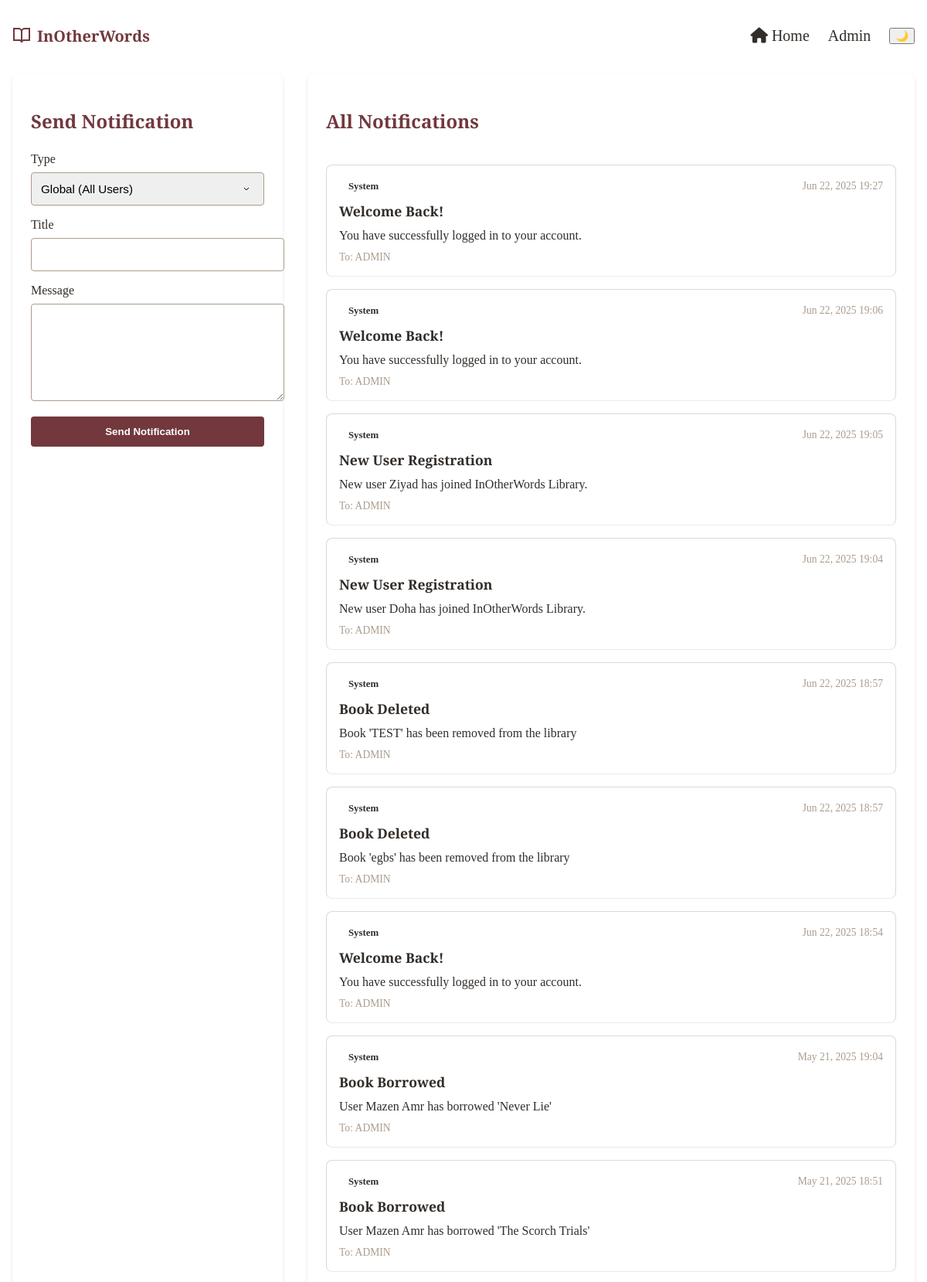
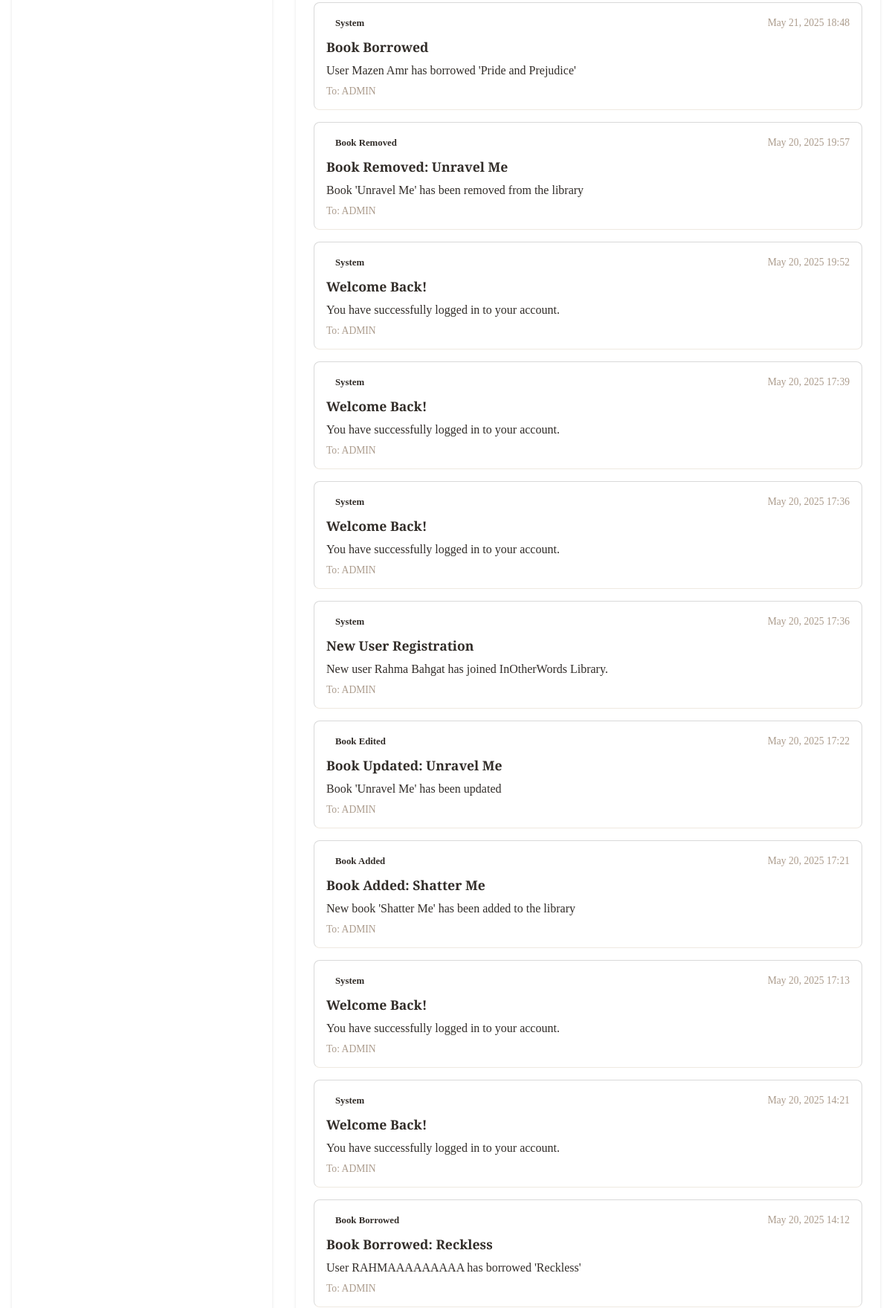
Screenshot of /library-admin/notifications/ (signed in, upper part) with the database file from the repository (2 pictures, top to bottom).
### books/models.py (models this page shows, shortened)
class Notification(models.Model):
    NOTIFICATION_TYPES = [
        ('personal', 'Personal'),
        ('global', 'Global'),
        ('system', 'System'),
        ('book_added', 'Book Added'),
        ('book_edited', 'Book Edited'),
        ('book_removed', 'Book Removed'),
        ('book_borrowed', 'Book Borrowed'),
        ('book_returned', 'Book Returned'),
    ]
    recipient = models.ForeignKey(User, on_delete=models.CASCADE, related_name='notifications_received', null=True, blank=True)
    sender = models.ForeignKey(User, on_delete=models.SET_NULL, related_name='notifications_sent', null=True, blank=True)
    title = models.CharField(max_length=200)
    message = models.TextField()
    notification_type = models.CharField(max_length=20, choices=NOTIFICATION_TYPES)
    created_at = models.DateTimeField(auto_now_add=True)
    is_read = models.BooleanField(default=False)
    related_book = models.ForeignKey('Book', on_delete=models.SET_NULL, null=True, blank=True)
    class Meta:
        ordering = ['-created_at']

### books/views_notifications.py (the view, shortened to what this page needs)
# urls.py: path('library-admin/notifications/', admin_notifications, name='admin-notifications'),
@user_passes_test(is_admin)
def admin_notifications(request):
    notifications = Notification.objects.filter(
        Q(sender=request.user) |  # Notifications sent by this admin
        Q(recipient=request.user) |  # Notifications received by this admin
        Q(notification_type__in=['book_added', 'book_edited', 'book_removed', 'book_borrowed', 'book_returned'])  # Book-related notifications
    ).order_by('-created_at')
    unread_count = notifications.filter(is_read=False).count()
    notifications.filter(is_read=False).update(is_read=True)
    users = User.objects.filter(is_staff=False)  # Get non-staff users for recipient selection
    return render(request, 'notifications-admin.html', {
        'notifications': notifications,
        'unread_notifications_count': unread_count,
        'users': users
    })

### books/views_notifications.py (called while the page is built)
def is_admin(user):
    return user.is_staff

### Templates/notifications-admin.html (shortened to what this page needs)
{% extends 'base.html' %}
{% load static %}
{% block content %}
<div class="notifications-container">
    <div class="notifications-grid">
        <div class="send-notification-card">
            <h2>Send Notification</h2>
            <form method="POST">
                <div class="form-group">
                    <label for="notification_type">Type</label>
                    <select class="form-control" id="notification_type" name="notification_type" required>
                        <option value="global">Global (All Users)</option>
                    </select>
                </div>
                <div class="form-group">
                    <label for="title">Title</label>
                    <input type="text" class="form-control" id="title" name="title" required>
                </div>
                <div class="form-group">
                    <label for="message">Message</label>
                    <textarea class="form-control" id="message" name="message" rows="3" required></textarea>
                </div>
                <button type="submit" class="btn-send">Send Notification</button>
            </form>
        </div>
        <div class="notifications-list">
            <h2>All Notifications</h2>
            {% if notifications %}
                {% for notification in notifications %}
                    <div class="notification-card">
                        <div class="notification-header">
                            <span class="notification-type type-{{ notification.notification_type }}">
                                {{ notification.get_notification_type_display }}
                            </span>
                            <span class="notification-date">{{ notification.created_at|date:"M d, Y H:i" }}</span>
                        </div>
                        <h3 class="notification-title">{{ notification.title }}</h3>
                        <p class="notification-message">{{ notification.message }}</p>
                        <div class="notification-meta">
                            {% if notification.recipient %}
                                <span>To: {{ notification.recipient.username }}</span>
                            {% endif %}
                        </div>
                    </div>
                {% endfor %}
            {% else %}
                <p>No notifications found.</p>
            {% endif %}
        </div>
    </div>
</div>
{% endblock %}

### Static/css/Navbar_Footer.css (style rules this page uses)
body { margin: 0; padding: 0; overflow-x: hidden; width: 100%; min-height: 100vh; box-sizing: border-box; }
:root { --dark-brown: #322d29; --brand-red: #72383d; --warm-taupe: #ac9c8d; --light-gray: #d9d9d9; --cream: #efe9e1; }

### Static/css/notifications.css (style rules this page uses)
:root { --dark-brown: #322d29; --brand-red: #72383d; --warm-taupe: #ac9c8d; --light-gray: #d9d9d9; --cream: #efe9e1; }
.notifications-container { max-width: 1200px; margin: 2rem auto; padding: 0 1rem; }
.notifications-list { display: flex; flex-direction: column; gap: 1rem; }
.notification-card { background-color: white; border: 1px solid var(--light-gray); border-radius: 8px; padding: 1.5rem; transition: all 0.3s ease; position: relative; overflow: hidden; }
.notification-header { display: flex; justify-content: space-between; align-items: center; margin-bottom: 1rem; }
.notification-meta { display: flex; align-items: center; gap: 1rem; }
.notification-type { color: var(--dark-brown); font-weight: 500; font-size: 0.9rem; }
.notification-date { color: var(--warm-taupe); font-size: 0.85rem; }
.notification-title { color: var(--dark-brown); font-size: 1.1rem; margin: 0 0 0.5rem 0; font-family: 'Merriweather', serif; }
.notification-message { color: var(--warm-taupe); line-height: 1.5; margin: 0 0 1rem 0; }

### Templates/notifications-admin.html (style rules this page uses)
.notifications-container { max-width: 1200px; margin: 6rem auto 2rem; padding: 0 1rem; }
.notifications-grid { display: grid; grid-template-columns: 350px 1fr; gap: 2rem; margin-top: 2rem; }
.send-notification-card { background: white; border-radius: 8px; box-shadow: 0 2px 4px rgba(0, 0, 0, 0.1); padding: 1.5rem; }
.send-notification-card h2 { color: var(--brand-red); margin-bottom: 1.5rem; font-family: 'Playfair Display', serif; }
.form-group { margin-bottom: 1rem; }
.form-group label { display: block; margin-bottom: 0.5rem; color: var(--dark-brown); font-weight: 500; }
.form-control { width: 100%; padding: 0.75rem; border: 1px solid var(--warm-taupe); border-radius: 4px; font-size: 0.95rem; transition: border-color 0.3s ease; }
select.form-control { appearance: none; background-repeat: no-repeat; background-position: right 1rem center; padding-right: 2.5rem; }
textarea.form-control { min-height: 100px; resize: vertical; }
.btn-send { background: var(--brand-red); color: white; border: none; padding: 0.75rem 1.5rem; border-radius: 4px; font-weight: 600; cursor: pointer; transition: all 0.3s ease; width: 100%; }
.notifications-list { background: white; border-radius: 8px; box-shadow: 0 2px 4px rgba(0, 0, 0, 0.1); padding: 1.5rem; }
.notifications-list h2 { color: var(--brand-red); margin-bottom: 1.5rem; font-family: 'Playfair Display', serif; }
.notification-card { padding: 1rem; border-bottom: 1px solid var(--cream); transition: background-color 0.3s ease; }
.notification-header { display: flex; justify-content: space-between; align-items: center; margin-bottom: 0.5rem; }
.notification-type { font-size: 0.8rem; padding: 0.25rem 0.75rem; border-radius: 12px; font-weight: 600; }
.notification-date { font-size: 0.85rem; color: var(--warm-taupe); }
.notification-title { font-size: 1.1rem; color: var(--dark-brown); margin-bottom: 0.5rem; }
.notification-message { color: var(--dark-brown); margin-bottom: 0.5rem; line-height: 1.5; }
.notification-meta { font-size: 0.85rem; color: var(--warm-taupe); }

### rows the page displays
Notification: notification_type "System", created_at "Jun 22, 2025 19:27", title "Welcome Back!", message "You have successfully logged in to your account.", recipient.username "ADMIN"
Notification: notification_type "System", created_at "Jun 22, 2025 19:06", title "Welcome Back!", message "You have successfully logged in to your account.", recipient.username "ADMIN"
Notification: notification_type "System", created_at "Jun 22, 2025 19:05", title "New User Registration", message "New user Ziyad has joined InOtherWords Library.", recipient.username "ADMIN"
Notification: notification_type "System", created_at "Jun 22, 2025 19:04", title "New User Registration", message "New user Doha has joined InOtherWords Library.", recipient.username "ADMIN"
Notification: notification_type "System", created_at "Jun 22, 2025 18:57", title "Book Deleted", message "Book 'TEST' has been removed from the library", recipient.username "ADMIN"
Notification: notification_type "System", created_at "Jun 22, 2025 18:57", title "Book Deleted", message "Book 'egbs' has been removed from the library", recipient.username "ADMIN"
Notification: notification_type "System", created_at "Jun 22, 2025 18:54", title "Welcome Back!", message "You have successfully logged in to your account.", recipient.username "ADMIN"
Notification: notification_type "System", created_at "May 21, 2025 19:04", title "Book Borrowed", message "User Mazen Amr has borrowed 'Never Lie'", recipient.username "ADMIN"
Notification: notification_type "System", created_at "May 21, 2025 18:51", title "Book Borrowed", message "User Mazen Amr has borrowed 'The Scorch Trials'", recipient.username "ADMIN"
Notification: notification_type "System", created_at "May 21, 2025 18:48", title "Book Borrowed", message "User Mazen Amr has borrowed 'Pride and Prejudice'", recipient.username "ADMIN"
Notification: notification_type "Book Removed", created_at "May 20, 2025 19:57", title "Book Removed: Unravel Me", message "Book 'Unravel Me' has been removed from the library", recipient.username "ADMIN"
Notification: notification_type "System", created_at "May 20, 2025 19:52", title "Welcome Back!", message "You have successfully logged in to your account.", recipient.username "ADMIN"
Notification: notification_type "System", created_at "May 20, 2025 17:39", title "Welcome Back!", message "You have successfully logged in to your account.", recipient.username "ADMIN"
Notification: notification_type "System", created_at "May 20, 2025 17:36", title "Welcome Back!", message "You have successfully logged in to your account.", recipient.username "ADMIN"
Notification: notification_type "System", created_at "May 20, 2025 17:36", title "New User Registration", message "New user Rahma Bahgat has joined InOtherWords Library.", recipient.username "ADMIN"
Notification: notification_type "Book Edited", created_at "May 20, 2025 17:22", title "Book Updated: Unravel Me", message "Book 'Unravel Me' has been updated", recipient.username "ADMIN"
Notification: notification_type "Book Added", created_at "May 20, 2025 17:21", title "Book Added: Shatter Me", message "New book 'Shatter Me' has been added to the library", recipient.username "ADMIN"
Notification: notification_type "System", created_at "May 20, 2025 17:13", title "Welcome Back!", message "You have successfully logged in to your account.", recipient.username "ADMIN"
Notification: notification_type "System", created_at "May 20, 2025 14:21", title "Welcome Back!", message "You have successfully logged in to your account.", recipient.username "ADMIN"
Notification: notification_type "Book Borrowed", created_at "May 20, 2025 14:12", title "Book Borrowed: Reckless", message "User RAHMAAAAAAAAA has borrowed 'Reckless'", recipient.username "ADMIN"
